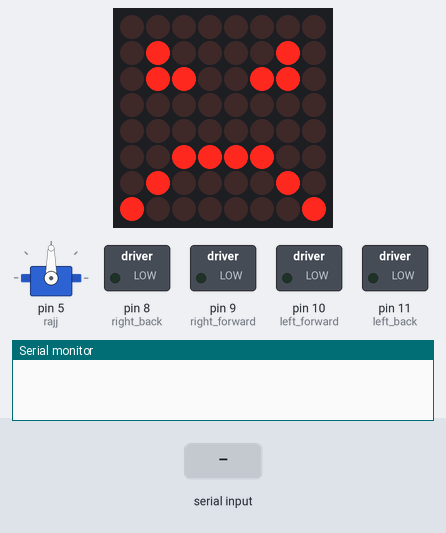
Recording of a sketch running on a simulated Arduino Uno, built with avr-gcc and run on an emulated ATmega328P. Shown: servo, 8×8 LED matrix, switched loads named in the sketch (green lamp = pin HIGH), the last lines printed to the serial monitor. The inputs (shaded band) are chosen by the test bench.

Above: at 1.3 s.
1.4 s: "F" received over Serial
At 2.6 s:
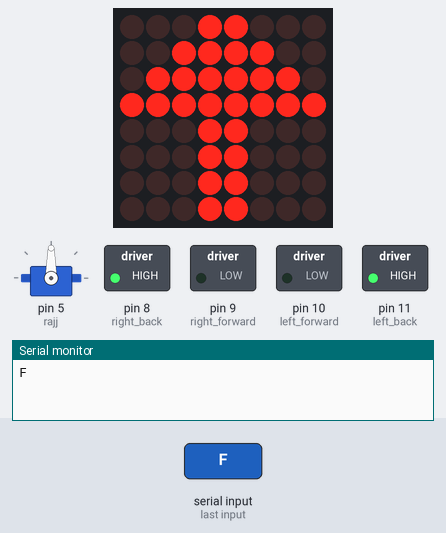
2.9 s: "B" received over Serial
At 3.8 s:
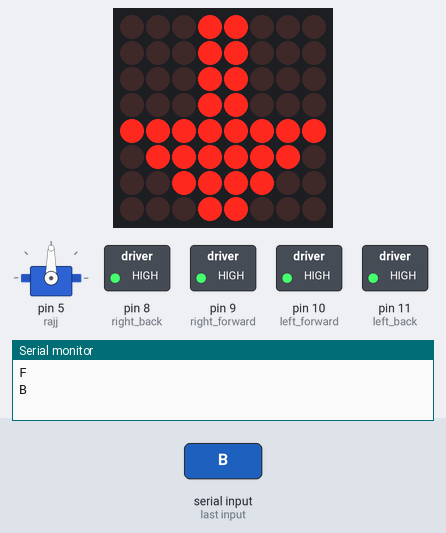
4.4 s: "L" received over Serial
At 4.9 s:
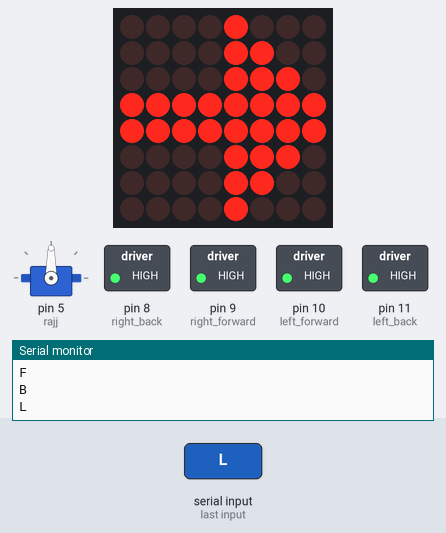
5.9 s: "R" received over Serial
At 7.1 s:
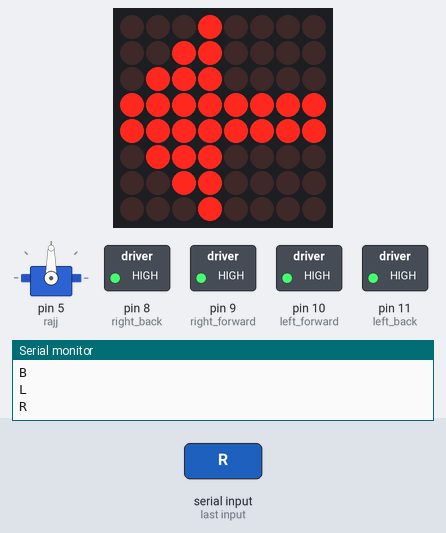
7.4 s: "S" received over Serial
At 8.4 s:
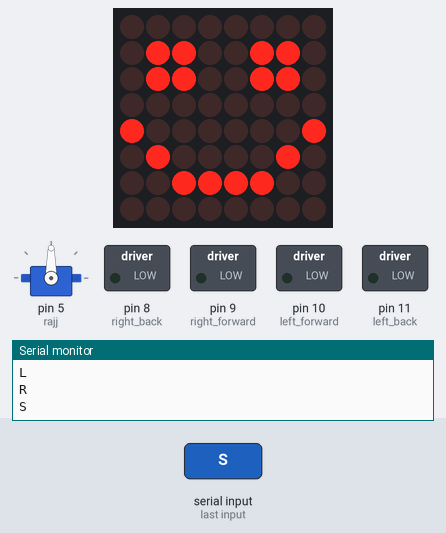
8.9 s: byte 54 ('6') received over Serial
At 9.5 s:
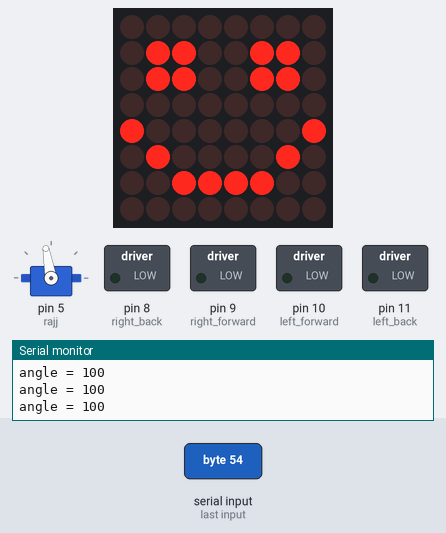
Timing chart, 0 to 11.4 s (numbered marks = the images above; inputs shaded):
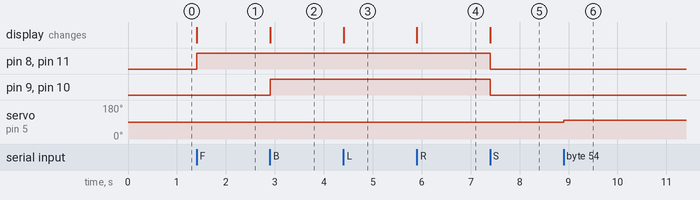

The sketch:

Code.ino
```cpp
/*
Rajj YT
Video link:
https://youtu.be/X-6Vlneo5Gw

Circuit & Diagram :
https://drive.google.com/drive/u/0/folders/1Mp1IB4cGCv4kvosOSTHlqkJXNuBFiVxO

Servo Library Library :
https://github.com/arduino-libraries/Servo

Led 8x8 Dot Matrix Library :
https://github.com/nfhktwrbq/LedMatrix8x8

Binary conversion librarY Library :
https://github.com/esp8266/Arduino/blob/master/cores/esp8266/binary.h
*/
#include <Servo.h>       // Add servo library
#include "LedControl.h"  // Add Dot matrix library
#include "binary.h"      // Add Binary library

int clk = 4;  // attach pin 4 with CLK
int cs = 3;   // attach pin 3 with CS
int din = 2;  // attach pin 2 with DIN

int left_back = 11;     // attach pin 11 with IN4
int left_forward = 10;  // attach pin 10 with IN3
int right_forward = 9;  // attach pin 9 with IN2
int right_back = 8;     // attach pin 8 with IN1

LedControl mat = LedControl(din, clk, cs, 1);

Servo rajj;             // servo name rajj
char usman;             // data store in usman(variable)

// coding of matrix
byte f[] = { B00011000, B00111100, B01111110, B11111111, B00011000, B00011000, B00011000, B00011000 };
byte b[] = { B00011000, B00011000, B00011000, B00011000, B11111111, B01111110, B00111100, B00011000 };
byte r[] = { B00001000, B00001100, B00001110, B11111111, B11111111, B00001110, B00001100, B00001000 };
byte l[] = { B00010000, B00110000, B01110000, B11111111, B11111111, B01110000, B00110000, B00010000 };
byte off[] = { B00000000, B00000000, B00000000, B00000000, B00000000, B00000000, B00000000, B00000000 };
byte on[] = { B11111111, B11111111, B11111111, B11111111, B11111111, B11111111, B11111111, B11111111 };
byte smile[] = {B00000000, B01100110, B01100110, B00000000, B10000001, B01000010, B00111100, B00000000 };
byte anger[] = {B00000000,B01000010,B01100110,B00000000,B00000000,B00111100,B01000010,B10000001};
void setup() {

  // motors pin
  pinMode(8, OUTPUT);
  pinMode(9, OUTPUT);
  pinMode(10, OUTPUT);
  pinMode(11, OUTPUT);

  // Servo pins
  rajj.attach(5);         // attach servo motor with pin 5
  rajj.write(90);         // initial angle 90'

  // 8x8 matrix pins
  pinMode(clk, OUTPUT);
  pinMode(cs, OUTPUT);
  pinMode(din, OUTPUT);

  // initialize serial monitor
  Serial.begin(9600);

  // clear display of matrix
  mat.shutdown(0, false);  // do not turn off dot matrix
  mat.setIntensity(0, 7);  // 0-15 brightness Between 0 - 15
    for (int i = 0; i < 8; i++)
    mat.setRow(0, i, anger[i]);
  delay(100);
}
void loop() {

  if (Serial.available()) {
    usman = Serial.read();
    Serial.println(usman);
  }

  switch (usman) {
    case 'F':  // Forward
      digitalWrite(right_back, HIGH);
      digitalWrite(left_back, HIGH);

      for (int i = 0; i < 8; i++)
        mat.setRow(0, i, f[i]);

      break;
    case 'B':  //Reverse
      digitalWrite(left_forward, HIGH);
      digitalWrite(right_forward, HIGH);

      for (int i = 0; i < 8; i++)
        mat.setRow(0, i, b[i]);
      break;

    case 'L':  //turn left
      digitalWrite(left_forward, HIGH);
      digitalWrite(right_back, HIGH);

      for (int i = 0; i < 8; i++)
        mat.setRow(0, i, r[i]);
      break;

    case 'R':  //turn Right
      digitalWrite(left_back, HIGH);
      digitalWrite(right_forward, HIGH);

      for (int i = 0; i < 8; i++)
        mat.setRow(0, i, l[i]);
      break;

    case 'S':  // stop
      digitalWrite(8, LOW);
      digitalWrite(9, LOW);
      digitalWrite(10, LOW);
      digitalWrite(11, LOW);

      for (int i = 0; i < 8; i++)
        mat.setRow(0, i, smile[i]);
      break;

    case '0':
      rajj.write(0);
      break;
    case '1':
      rajj.write(20);
      break;
    case '2':
      rajj.write(40);
      break;
    case '3':
      rajj.write(60);
      break;
    case '4':
      rajj.write(80);
      Serial.println("angle = 260");
      break;
    case '5':
      rajj.write(90);
      Serial.println("angle = 90");
      break;
    case '6':
      rajj.write(100);
      Serial.println("angle = 100");
      break;
    case '7':
      rajj.write(120);
      Serial.println("angle = 120");
      break;
    case '8':
      rajj.write(140);
      Serial.println("angle = 140");
      break;
    case '9':
      rajj.write(160);
      break;
    case 'q':
      rajj.write(180);
      break;
  }
}
```

Measured:
- after the input at 1.4 s, pin 8 (right_back), pin 11 (left_back): LOW → HIGH at once; the display: changes at once (image 1)
- after the input at 2.9 s, pin 9 (right_forward), pin 10 (left_forward): LOW → HIGH at once; the display: changes at once (image 2)
- after the input at 4.4 s, the display: changes at once (image 3)
- after the input at 5.9 s, the display: changes at once (image 4)
- after the input at 7.4 s, pin 8 (right_back), pin 9 (right_forward), pin 10 (left_forward), pin 11 (left_back): HIGH → LOW at once; the display: changes at once (image 5)
- after the input at 8.9 s, servo on pin 5 (rajj): 90° → 100° at once
